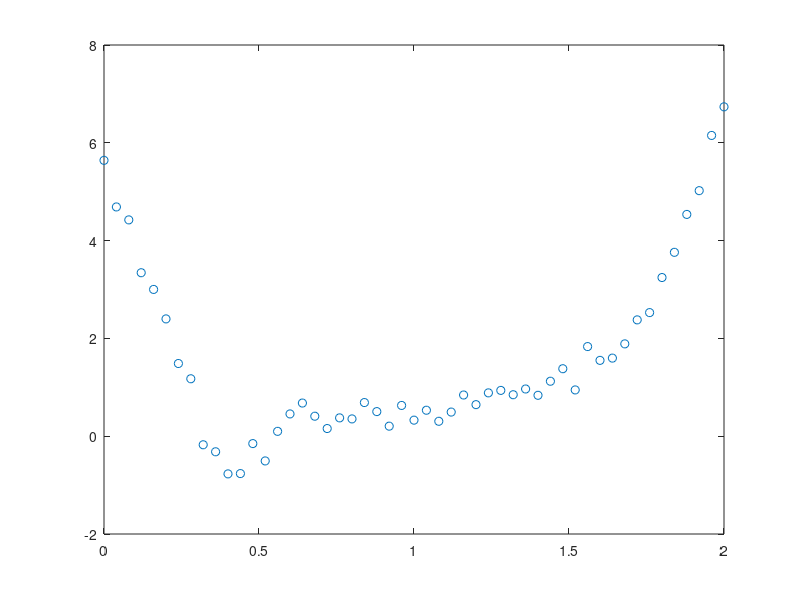

Write the MATLAB code that produced this figure. (Note: this script raises an error after producing the figure.)
% CONVEX_INTERPOLATION   Fitting a convex function to given data
%                        (a figure is generated)
% Sec. 6.5.5, fig 6.24 
% Boyd & Vandenberghe "Convex Optimization"
% Original by Lieven Vandenberghe 
% Adapted for CVX by Argyris Zymnis - 11/27/2005
% 
% Here we find the convex function f that best fits
% some given data in the least squares sense.
% To do this we solve
%     minimize    ||yns - yhat||_2
%     subject to  yhat(j) >= yhat(i) + g(i)*(u(j) - u(i)), for all i,j

clear

% Noise level in percent and random seed.
rand('state',29);
noiseint=.05;

% Generate the data set
u = [0:0.04:2]';
m=length(u);
y = 5*(u-1).^4 + .6*(u-1).^2 + 0.5*u;
v1=u>=.2;
v2=u<=.6;
v3=v1.*v2;
dipvec=((v3.*u-.4*ones(1,size(v3,2))).^(2)).*v3;
y=y+40*(dipvec-((.2))^2*v3);

% add perturbation and plots the input data
randf=noiseint*(rand(m,1)-.5);
yns=y+norm(y)*(randf);
figure
plot(u,yns,'o');

% min. ||yns-yhat||_2
% s.t. yhat(j) >= yhat(i) + g(i)*(u(j) - u(i)), for all i,j
cvx_begin
    variables yhat(m) g(m)
    minimize(norm(yns-yhat))
    subject to
        yhat*ones(1,m) >= ones(m,1)*yhat' + (ones(m,1)*g').*(u*ones(1,m)-ones(m,1)*u')
cvx_end

nopts =1000;
t = linspace(0,2,nopts);
f = max(yhat(:,ones(1,nopts)) + ...
      g(:,ones(1,nopts)).*(t(ones(m,1),:)-u(:,ones(1,nopts))));
plot(u,yns,'o',t,f,'-');
axis off
%print -deps interpol_convex_function2.eps
